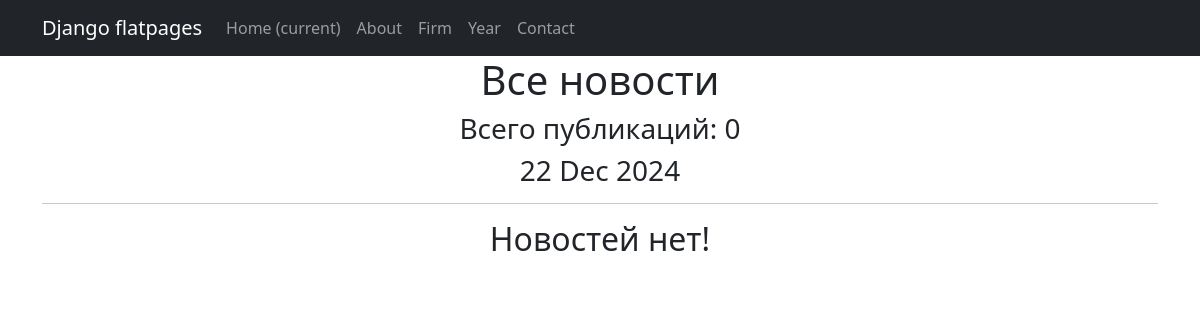
Before: /news/ with the older database file.
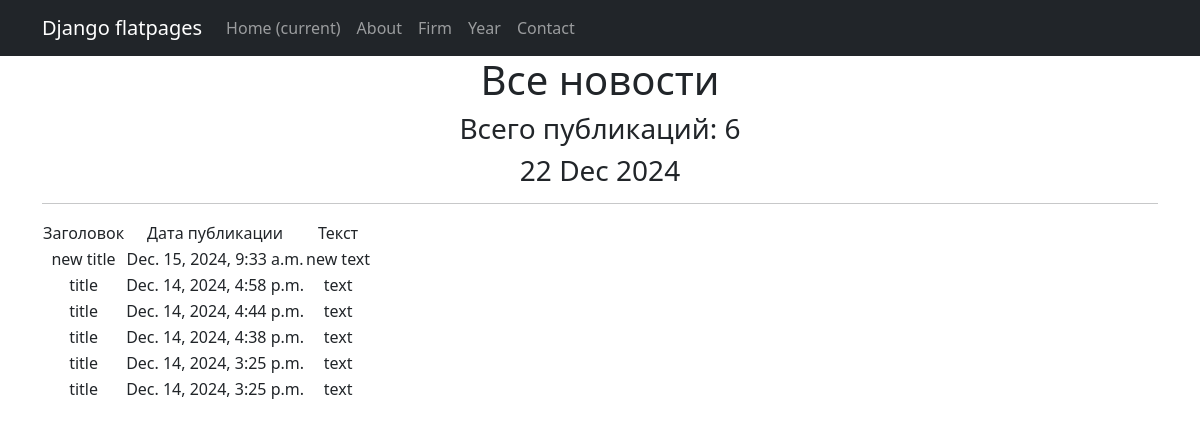
After: the same page with the newer database file.
### news/models.py (models this page shows, shortened)
class Post(models.Model):
    news = 'NW'
    articles = 'AR'
    POST_TYPES = [
        (news, 'Новость'),
        (articles, 'Статья')
    ]
    author = models.ForeignKey(Author, on_delete=models.CASCADE)
    post_type = models.CharField(max_length=2, choices=POST_TYPES, default=news)
    date_in = models.DateTimeField(auto_now_add=True)
    category = models.ManyToManyField(Category, through='PostCategory')
    title = models.CharField(max_length=255)
    text = models.TextField()
    rating = models.IntegerField(default=0)

### news/views.py (the view)
# urls.py: path('', News.as_view()),
class News(ListView):
    model = Post
    ordering = '-date_in'
    template_name = 'flatpages/news.html'
    context_object_name = 'posts'
    paginate_by = 20
    def get_context_data(self, **kwargs):
        context = super().get_context_data(**kwargs)
        context['time_now'] = datetime.utcnow()
        return context

### templates/flatpages/news.html (shortened to what this page needs)
{% extends 'flatpages/default.html' %}
{% load custom_filters %}
{% block content %}
   <h1>Все новости</h1>
   <h3>Всего публикаций: {{ posts|length }}</h3>
<h3>{{ time_now|date:' d M Y' }}</h3>
   <hr>
   {% if posts %}
       <table>
           <tr>
               <td>Заголовок</td>
               <td>Дата публикации</td>
               <td>Текст</td>
           </tr>
           {% for post in posts %}
           <tr>
               <td>{{ post.title }}</td>
               <td>{{ post.date_in }}</td>
               <td>{{ post.text|truncatechars:20 }}</td>
           </tr>
           {% endfor %}
       </table>
   {% else %}
       <h2>Новостей нет!</h2>
   {% endif %}
{% endblock content %}

### templates/flatpages/default.html (shortened to what this page needs)
<!DOCTYPE html>
<html lang="en">
    <head>
        {% load static %}
        <link href="{% static 'css/styles.css' %}" rel="stylesheet" />
    </head>
    <body>
        <nav class="navbar navbar-expand-lg navbar-dark bg-dark static-top">
   <div class="container">
       <a class="navbar-brand" href="#">Django flatpages</a>
       <div class="collapse navbar-collapse" id="navbarResponsive">
           <ul class="navbar-nav ml-auto">
               <li class="nav-item active">
                   <a class="nav-link" href="#">Home
                       <span class="sr-only">(current)</span>
                   </a>
               </li>
               <li class="nav-item">
                   <a class="nav-link" href="/about/">About</a>
               </li>
               <li class="nav-item">
                   <a class="nav-link" href="/firm/">Firm</a>
               </li>
               <li class="nav-item">
                   <a class="nav-link" href="/year/">Year</a>
               </li>
               <li class="nav-item">
                   <a class="nav-link" href="/contacts/">Contact</a>
               </li>
           </ul>
       </div>
   </div>
</nav>
       <div class="container">
   <div class="row">
       <div class="col-lg-12 text-center">
           {% block content %}
           {% endblock content %}
       </div>
   </div>
</div>
    </body>
</html>

Changed rows visible on the page:
added Post: title "new title", date_in "Dec. 15, 2024, 9:33 a.m.", text "new text"
added Post: title "title", date_in "Dec. 14, 2024, 4:58 p.m.", text "text"
added Post: title "title", date_in "Dec. 14, 2024, 4:44 p.m.", text "text"
added Post: title "title", date_in "Dec. 14, 2024, 4:38 p.m.", text "text"
added Post: title "title", date_in "Dec. 14, 2024, 3:25 p.m.", text "text"
added Post: title "title", date_in "Dec. 14, 2024, 3:25 p.m.", text "text"
Other visible differences:
{{ posts|length }}: "0" → "6"
text no longer shown: "Новостей нет!"
text now shown: "Заголовок Дата публикации Текст"
